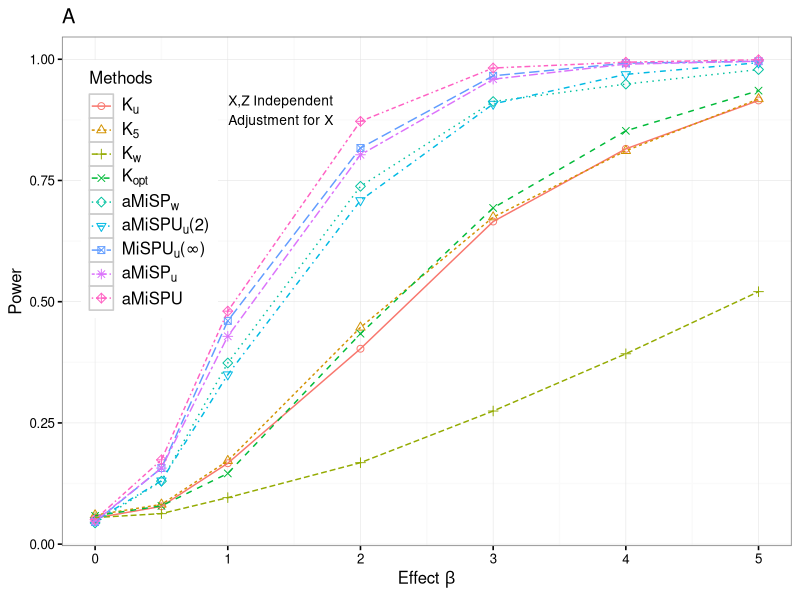

Generate this figure with R:
setwd("/Users/chong/Google Drive/SWAK/simulation/swak-10-27/results")

library(xtable)
##
library(ggplot2)
res = read.table("sim9.txt",sep=",")

res[,3] = factor(rep(1:9,times = 7),levels =  1:9)
## create the plot
base_size = 12
base_family = ""
p1 = ggplot(res, aes(x=x, y=power,group = Methods, color = Methods,shape = Methods,linetype = Methods))+ annotate("text", x = 1.4, y = 0.915, label = "X,Z Independent", size = 3.5) +
annotate("text", x = 1.4, y = 0.875, label = "Adjustment for X", size = 3.5) +
scale_shape_manual(values=1:nlevels(res$Methods),breaks = levels(res$Methods),
labels = c(expression(K[u]),expression(K[5]),expression(K[w]),expression(K[opt]),expression(aMiSP[w]),expression(paste(aMiSPU[u],"(2)",sep="")),expression(paste(MiSPU[u],"(",infinity,")",sep="")),expression(aMiSP[u]),"aMiSPU"))+ labs(x=expression(paste("Effect ", beta,sep="")), y="Power")+
geom_point(size = 2) + geom_line(lwd = 0.5) + scale_colour_discrete(breaks = levels(res$Methods),
labels =c(expression(K[u]),expression(K[5]),expression(K[w]),expression(K[opt]),expression(aMiSP[w]),expression(paste(aMiSPU[u],"(2)",sep="")),expression(paste(MiSPU[u],"(",infinity,")",sep="")),expression(aMiSP[u]),"aMiSPU"))+ scale_linetype_discrete(breaks = levels(res$Methods),
labels = c(expression(K[u]),expression(K[5]),expression(K[w]),expression(K[opt]),expression(aMiSP[w]),expression(paste(aMiSPU[u],"(2)",sep="")),expression(paste(MiSPU[u],"(",infinity,")",sep="")),expression(aMiSP[u]),"aMiSPU")) + guides(Methods = guide_legend(ncol = 6, byrow = TRUE)) +theme_grey(base_size = base_size, base_family = base_family) %+replace%
theme(legend.position=c(0.12, .7),legend.text.align = 0 ,axis.text = element_text(size = rel(0.8)), axis.ticks = element_line(colour = "black"),
legend.key = element_rect(colour = "grey80"), panel.background = element_rect(fill = "white",
colour = NA), panel.border = element_rect(fill = NA,
colour = "grey50"), panel.grid.major = element_line(colour = "grey90",
size = 0.2), panel.grid.minor = element_line(colour = "grey98",
size = 0.5), strip.background = element_rect(fill = "grey80",
colour = "grey50", size = 0.2)) +ggtitle("A")

p1




